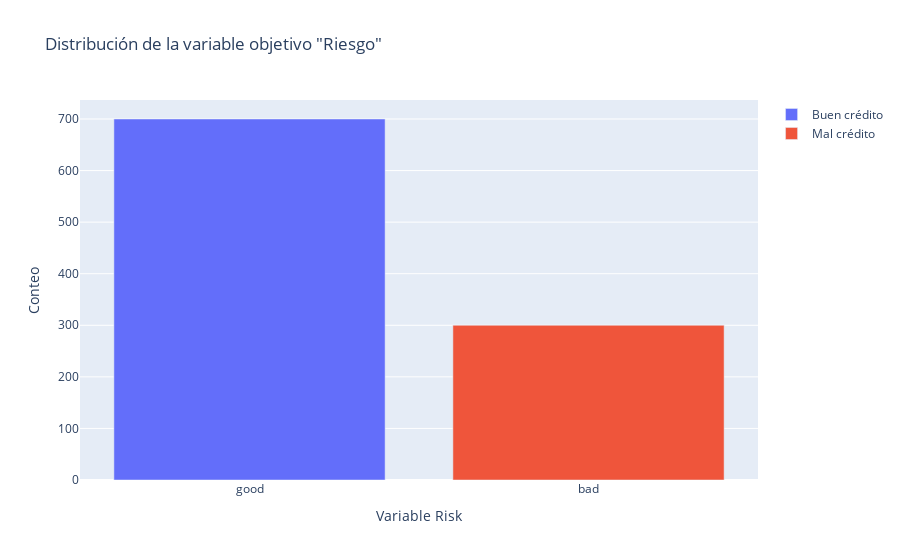

The code cell stored with this chart in its notebook:
### Markdown cell above
<h3>Variable Risk y su distribución</h3>

### Code cell
# Usaremos la librería plotly 
trace0 = go.Bar(
            x = df_credit[df_credit["Risk"]== 'good']["Risk"].value_counts().index.values,
            y = df_credit[df_credit["Risk"]== 'good']["Risk"].value_counts().values,
            name='Buen crédito'
    )

# En trace1 creamos un vector para x,representa la frecuencia del Riesgo "malo", 'y' el conteo de valores del riesgo "malo".
trace1 = go.Bar(
            x = df_credit[df_credit["Risk"]== 'bad']["Risk"].value_counts().index.values,
            y = df_credit[df_credit["Risk"]== 'bad']["Risk"].value_counts().values,
            name='Mal crédito'
    )

data = [trace0, trace1]

layout = go.Layout(
    
)

layout = go.Layout(
    yaxis=dict(
        title='Conteo'
    ),
    xaxis=dict(
        title='Variable Risk'
    ),
    title='Distribución de la variable objetivo "Riesgo"'
)

fig = go.Figure(data=data, layout=layout)

py.iplot(fig, filename='grouped-bar')

### Figure 1 — Plotly figure (JSON) as saved in the notebook; plotly's stock layout.template omitted (floating-point values rounded to 4 significant figures)
{"data": [{"name": "Buen crédito", "type": "bar", "x": ["good"], "y": [700]}, {"name": "Mal crédito", "type": "bar", "x": ["bad"], "y": [300]}], "layout": {"title": {"text": "Distribución de la variable objetivo \"Riesgo\""}, "xaxis": {"title": {"text": "Variable Risk"}}, "yaxis": {"title": {"text": "Conteo"}}}}
